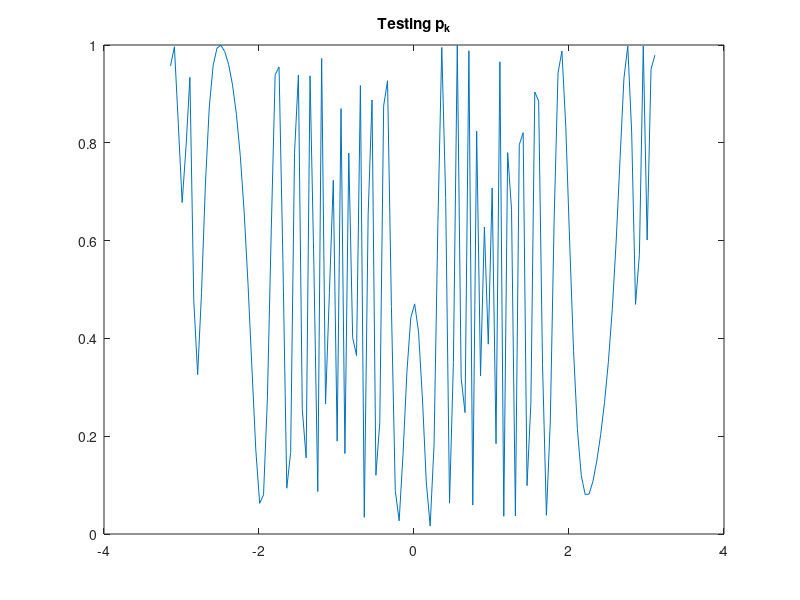
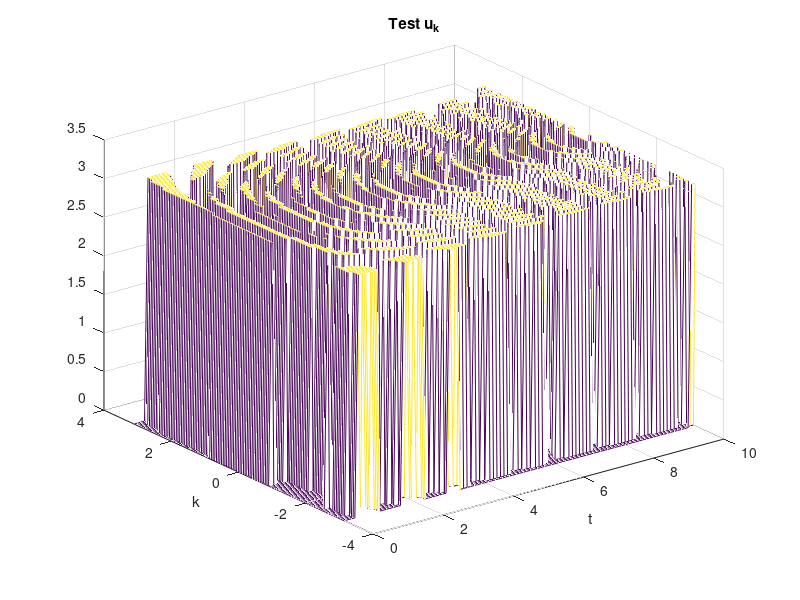

Write the MATLAB code that produced these figures, in order.
% Purpose: Do a numerical calculation to test the result
%          about p_k and u_k when gamme=0, i.e. no dissipation.
% version: 20161209-1
% Description:
% The result is obtained using exact solution using Rabi Cycle (Wikipedia)
% formulae. The answer may be numerically incorrect because I need to
% calculate a theta, which is Arcsin(of something) or Arccos(of something 
% else). Unsurprisingly, the two result does not agree sometimes.
clear all;
v=rand()*10;
v1=rand()*10;
Er=rand()*10;
El=rand()*10;

% First test pk in an arbitrary time
t=rand()*10;
index=0;
k_range=-pi:0.05:pi;
for k= k_range
    index = index+1;
    W=conj(v+v1*exp(1i*k));
    E0= (Er+El)/2;
    Delta=(Er-El)/2;

    sin_t=abs(W)/sqrt(Delta^2+abs(W)^2);
    cos_t=Delta/sqrt(Delta^2+abs(W)^2);
    theta=asin(sin_t);
    Indication_of_goodness=asin(sin_t)-acos(cos_t);
    if Indication_of_goodness > 2*pi*1/360
    	sprintf('Bad result when getting the angle. The angle differ by ... %0.5e',Indication_of_goodness);
        pause;
    end;
    eiphi=conj(W/abs(W));
    emiphi=W/abs(W);
    Ep=E0+sqrt(Delta^2+abs(W)^2);
    Em=E0-sqrt(Delta^2+abs(W)^2);

    ket_Ep=zeros(2,1);
    ket_Ep(1)=eiphi*cos(theta/2);
    ket_Ep(1)=sin(theta/2);
    ket_Em=zeros(2,1);
    ket_Em(1)=-eiphi*sin(theta/2);
    ket_Ep(1)=cos(theta/2);

    psi=zeros(2,1);
    psi(1)=cos(theta/2)*exp(-1i*Ep*t)*ket_Ep(1)- ...
            sin(theta/2)*emiphi*exp(-1i*Em*t)*ket_Em(1);
    psi(2)=cos(theta/2)*exp(-1i*Ep*t)*ket_Ep(2)- ...
            sin(theta/2)*emiphi*exp(-1i*Em*t)*ket_Em(2);
    pk(index)=psi'*psi;
end;
plot(k_range,pk);
title('Testing p_k');

% Then test uk in both two dimension (t,k)
t_range=0:0.1:10;
uk = zeros(length(t_range),length(k_range));
index_t=0;
for t= t_range
    index_t = index_t+1;
    index_k=0;
    for k= k_range
        index_k = index_k+1;
        
        W=conj(v+v1*exp(1i*k));
        E0= (Er+El)/2;
        Delta=(Er-El)/2;

        sin_t=abs(W)/sqrt(Delta^2+abs(W)^2);
        cos_t=Delta/sqrt(Delta^2+abs(W)^2);
        theta=asin(sin_t);
        Indication_of_goodness=asin(sin_t)-acos(cos_t);
        if Indication_of_goodness > 2*pi*1/360
            sprintf('Bad result when getting the angle. The angle differ by ... %0.5e',Indication_of_goodness);
            pause;
        end;
        eiphi=conj(W/abs(W));
        emiphi=W/abs(W);
        Ep=E0+sqrt(Delta^2+abs(W)^2);
        Em=E0-sqrt(Delta^2+abs(W)^2);

        ket_Ep=zeros(2,1);
        ket_Ep(1)=eiphi*cos(theta/2);
        ket_Ep(1)=sin(theta/2);
        ket_Em=zeros(2,1);
        ket_Em(1)=-eiphi*sin(theta/2);
        ket_Ep(1)=cos(theta/2);

        psi=zeros(2,1);
        psi(1)=cos(theta/2)*exp(-1i*Ep*t)*ket_Ep(1)- ...
                sin(theta/2)*emiphi*exp(-1i*Em*t)*ket_Em(1);
        psi(2)=cos(theta/2)*exp(-1i*Ep*t)*ket_Ep(2)- ...
                sin(theta/2)*emiphi*exp(-1i*Em*t)*ket_Em(2);
            

        uk(index_t,index_k)=angle(psi(2));
    end;
end
[X,Y]=meshgrid(t_range,k_range);
X=transpose(X); Y=transpose(Y);
figure;
mesh(X,Y,uk);
xlabel('t');ylabel('k');
title('Test u_k');